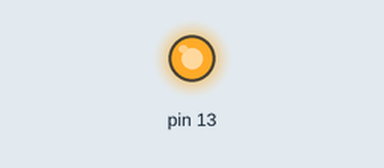
A sketch run on a simulated Arduino Uno, built with avr-gcc and run on an emulated ATmega328P. Parts: output pins drawn as LEDs (lit = HIGH). Random numbers use the default seed unless the sketch sets one.

Above: at 0.1 s.
At 39.5 s:
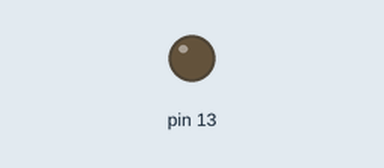
Timing chart, 0 to 40.0 s (numbered marks = the images above):
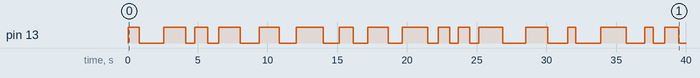

The sketch:

LED_ON_OFF.ino
```cpp
void setup() {
  pinMode(13, OUTPUT);
}
void loop() {
  int min = -500;
  int max = 1000;
  digitalWrite(13, HIGH);
  delay(1000 + random(min,max));
  digitalWrite(13, LOW);
  delay(1000 + random(min,max));
}
```

Measured:
- by itself, pin 13: LOW → HIGH at 0.00 s, → LOW 0.81 s later, → HIGH 1.7 s later, → LOW 1.6 s later, … (34 changes in this stretch)
